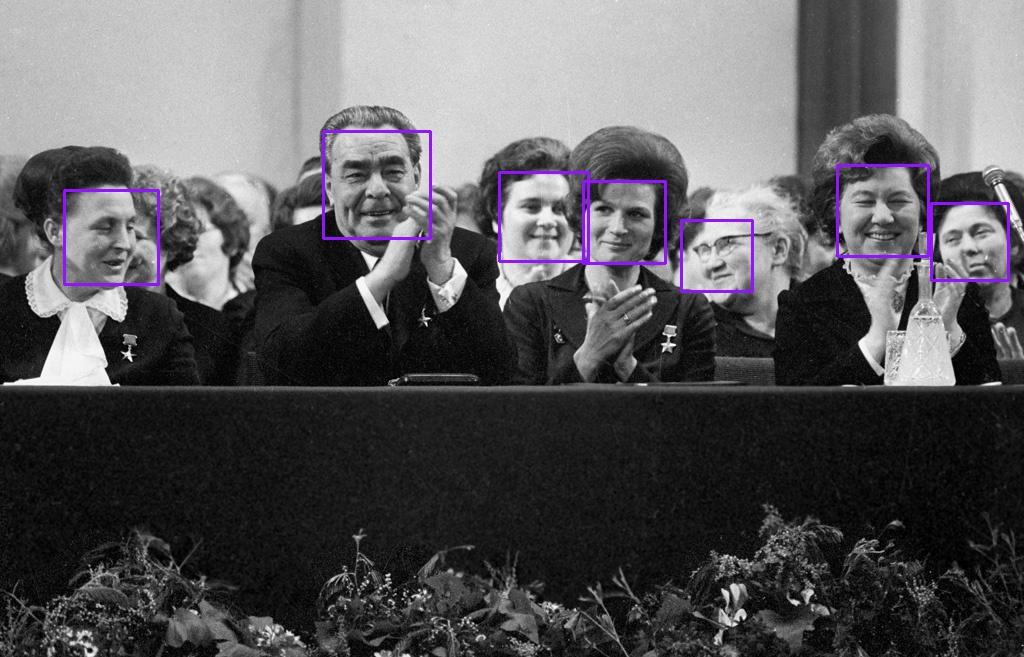
#> input picture example.jpg, 1024 x 657 px
$ python Face_Detector.py haarcascade_frontalface_default.xml example.jpg
#> lines starting #> are read from the running program, lines starting #| are printed output that depends on the picture; after the words box and inside, x2 and y2 are one past the last pixel; in counts of white or black regions, pixels touching at a corner belong together
import cv2
import argparse

parser = argparse.ArgumentParser()

parser.add_argument("harr_file", type=str,
                    help="location of Harr Cascade to do detection")
parser.add_argument('img_locations', metavar='N', type=str, nargs='+',
                    help='will create a list of images to process')
parser.add_argument("--crop", action="store_true")


def main(detectorPath, imagePathes, crop=False):
#> called with detectorPath = 'haarcascade_frontalface_default.xml', crop = False
    detector = load_detector(detectorPath)
    for img in imagePathes:
        image = cv2.imread(img)
#> image is the input picture: shape (657, 1024, 3); mean B, G, R 90.8, 88.3, 89.7
        faces = find_faces(image, detector)
        print("Found {} in {}".format(len(faces), img))
        if crop:
            results = crop_faces(image, faces)
        else:
            results = draw_bbox(image, faces)
            # Save results
            savePath = img.split(".")
            savePath = savePath[0] + "_boxed." + savePath[1]
            print(savePath)
            cv2.imwrite(savePath, results)


def load_detector(cascadePath):
    # load detector
    return cv2.CascadeClassifier(cascadePath)


def find_faces(img, detector,
               scaleFactor=1.1, minNeighbors=10, minSize=(20, 20)):
    """ Returns list of face bounding boxes.
    """
#> called with scaleFactor = 1.1, minNeighbors = 10, minSize = (20, 20)
    # gray scale
    gray = cv2.cvtColor(img, cv2.COLOR_BGR2GRAY)
    # find the faces
    face_bboxes = detector.detectMultiScale(
        gray,
        scaleFactor=scaleFactor,
        minNeighbors=minNeighbors,
        minSize=minSize
    )
#> face_bboxes = [[681, 220, 70, 70], [930, 203, 78, 78], [582, 181, 82, 82], [500, 172, 88, 88], [836, 165, 90, 90], [67, 192, 93, 93], [323, 131, 106, 106]]
#> in main, `faces = find_faces(image, detector)`: faces has the same summary as face_bboxes in find_faces
#| Found 7 in example.jpg
    return face_bboxes


def draw_bbox(img, bboxes, color=(255, 20, 147), lineWidth=2):
#> called with bboxes = array of shape (7, 4), color = (255, 20, 147), lineWidth = 2
    for (x, y, w, h) in bboxes:
        cv2.rectangle(img, (x, y), (x + w, y + h), color, lineWidth)
#> this loop made 7 passes
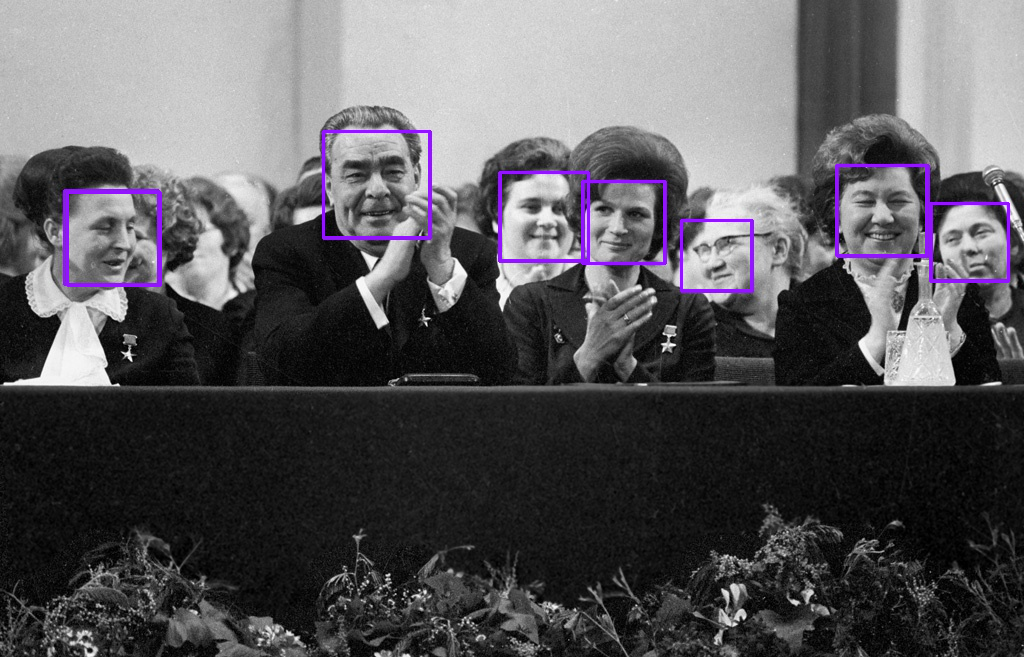
#> img: shape (657, 1024, 3); 1.07% of pixels changed, all inside (x1, y1, x2, y2) = (66, 130, 1010, 292)
    return img


def crop_faces():
    # TODO
    pass


if __name__ == "__main__":
    args = parser.parse_args()
    main(detectorPath=args.harr_file, imagePathes=args.img_locations)
